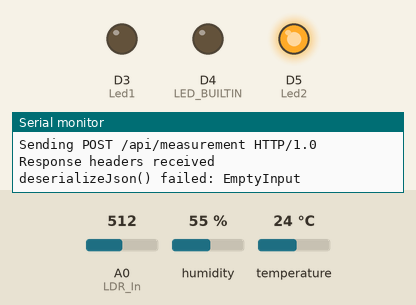
A sketch run on a simulated ESP8266 (NodeMCU). On the bench: output pins drawn as LEDs (lit = HIGH, except the on-board LED, lit = LOW), the last lines printed to the serial monitor. Inputs (shaded band) come from the test bench; at power-on: A0 (LDR_In) = 512, humidity 55 %, temperature 24 °C. WiFi joins after 1.5 s; servers stay silent unless stated; uploads are accepted with an empty reply.

Above: at 14.1 s.
14.2 s: A0 (LDR_In) set to 590
25.6 s: A0 (LDR_In) set to 610
At 33.6 s:
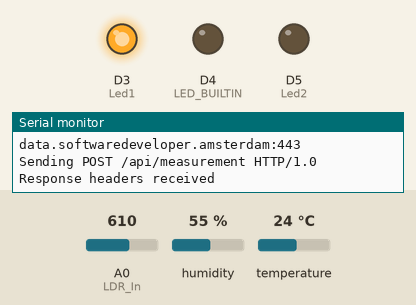
38.9 s: A0 (LDR_In) set to 511
At 48.8 s:
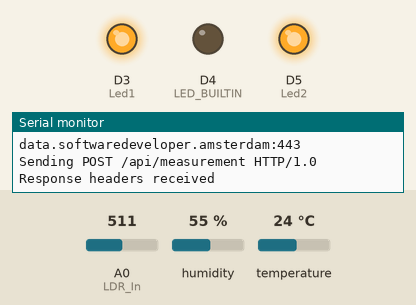
52.9 s: A0 (LDR_In) set to 716
At 64.1 s:
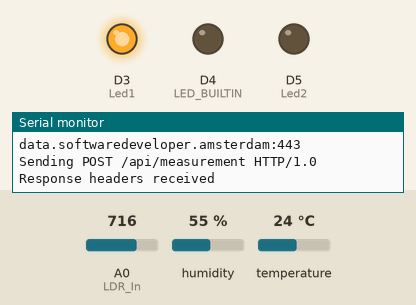
Timing chart, 0 to 65.3 s (numbered marks = the images above; inputs shaded):
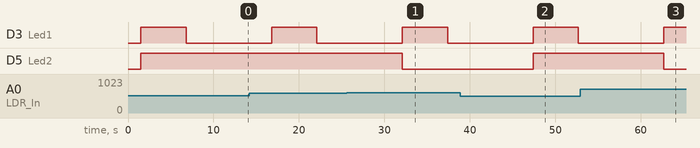

The sketch:

NodeMCU-Data-API_garage.ino
```cpp
/*
 *   Mediacollege Duurzaam huis BO
 *   Les 6
 *   Data in JSON format uploaden naar server
 *   JSON Data moet in Ma-cloud uitgelezen worden
 *   DHT11 temperature + humidity sensor + LDR
*/

#include "DHT.h"
#include <ESP8266WiFi.h>
#include <WiFiClientSecure.h>
#include "secrets.h"
// signalering
int Led1 = D3; // Led op D3
uint8_t Led2 = D5; //Led op D5

// DHT11 temperature humidity sensor
#define DHTTYPE DHT11   // Sensor type instellen
#define DHTPIN D7 // Aan welke pin zit de sensor?

// Variabelen voor de temperatuur en luchtvochtigheid en hitte-index
DHT dht(DHTPIN, DHTTYPE);
float temperature, humidity, heatindex;


// Variabelen voor de lichtsensor LDR
int LDR_In = A0; // de spanningsdeler wordt aangesloten op analog input A0
int lichtHoeveelheid; // variable lichtHoeveelheid


//Variabelen voor opsturen naar server als JSON structuur
#define ARDUINOJSON_USE_DOUBLE 0
#define ARDUINOJSON_USE_LONG_LONG 0

// Include de JSON library en initialiseer variable voor het JSON document
#include <ArduinoJson.h>
StaticJsonDocument<128> doc;

// SHA1 key from SSL certificate
const char fingerprint[] PROGMEM = "61 03 F5 49 1F 6C BB 9E 53 EC 29 38 C7 D1 CB A9 D9 87 F3 8A";
WiFiClientSecure client;

void setup() {
  // Led op D3 wordt gebruikt voor signalering
  pinMode(Led1, OUTPUT);
  pinMode(Led2, OUTPUT);

  // Zet de Led AAN (tot WiFi is verbonden....)
  pinMode(LED_BUILTIN, OUTPUT);
  digitalWrite(LED_BUILTIN, LOW);

  Serial.begin(115200);         // Start the Serial communication to send messages to the computer
  delay(10);
  Serial.println('\n');

  // Verbinding maken met WiFi netwerk
  WiFi.begin(WIFI_SSID, WIFI_PASSWORD);
  String message = String("Connecting to ") + WIFI_SSID + String(" ...");
  Serial.println(message);

  // Wachten tot WiFi is verbonden
  int i = 0;
  while (WiFi.status() != WL_CONNECTED) {
    delay(100);
    Serial.print('.');
  }

  // Zet de Led UIT
  digitalWrite(LED_BUILTIN, HIGH);

// Debug informatie
  Serial.println('\n');
  Serial.println("WIFI connected");
  Serial.print("NodeMCU IP:\t");
  Serial.println(WiFi.localIP());

  // Setup HTTPS: & Timeout
  client.setFingerprint(fingerprint);
  client.setTimeout(5000); // 15 Seconds

}

void loop() {
  // laat zien dat computer runt
  digitalWrite(Led1, HIGH); // led aan


  // Lees de sensoren uit
  lichtHoeveelheid = analogRead(LDR_In);  // lees de input waarde van de LDR


  if ( lichtHoeveelheid <600){
  // donker, Led aan
  digitalWrite(Led2, HIGH);
  }
  else{
    // licht, led uit
    digitalWrite(Led2, LOW);
  }

  humidity = dht.readHumidity();
  temperature = dht.readTemperature();

  if (isnan(humidity) || isnan(temperature)) {
    humidity = 0;
    temperature = 0;
    Serial.println(F("Failed to read from DHT sensor!"));
    //return;
  }

  heatindex = dht.computeHeatIndex(temperature, humidity, false);
  debugSensorData(temperature, humidity, heatindex, lichtHoeveelheid);
  createJsonDocument(temperature, humidity, heatindex, lichtHoeveelheid);
  sendToSerial();
  sendToServer();
  digitalWrite(Led1,LOW); // led uit
  // Stuur elke 10 seconden een meting door
  delay(10000);
}

void debugSensorData(float temperature, float humidity, float heatindex, float lichtHoeveelheid) {
  Serial.print(F("Temperature: "));
  Serial.print(temperature);
  Serial.print(F("°C, Humidity: "));
  Serial.print(humidity);
  Serial.print(F("%,  Heat index: "));
  Serial.println(heatindex);
  Serial.print(F("Lichthoeveelheid: "));
  Serial.print(lichtHoeveelheid);
}

void createJsonDocument(float temperature, float humidity, float heatindex, float lichtHoeveelheid) {
  doc["device_key"] = DEVICE_KEY;
  doc["sensor"] = "DHT11 + LDR";
  doc["value1"] = temperature;
  doc["value2"] = humidity;
  //doc["value3"] = heatindex;
  doc["value3"] = lichtHoeveelheid;

}


void sendToSerial() {
  serializeJson(doc, Serial);
  Serial.println();
}

void sendToServer() {
  int connected;

  Serial.print(SERVER_HOST);
  Serial.print(":");
  Serial.println(SERVER_PORT);

  connected = client.connect(SERVER_HOST, SERVER_PORT);

  if (!connected)
  {
    Serial.println("Unable to connect to server "  SERVER_HOST);
    int cert_result = client.getLastSSLError(NULL, 0);
    if (cert_result == -1)
      Serial.println(F("ERR: No Server Connection"));
    else if (cert_result < 0)
      Serial.println(F("ERR: Certificate or Certificate-Chain Error"));

    return;
  }

  Serial.println("Sending POST /api/measurement HTTP/1.0");

  // Sending headers
  client.print("POST /api/measurement HTTP/1.0\r\n");  // origineel
  client.print("Host: " SERVER_HOST "\r\n");
  client.print("Content-Length: ");
  client.print(measureJson(doc));
  client.print("\r\n");
  client.print("Content-Type: application/json\r\n");
  client.print("User-Agent: ESP8266\r\n");
  client.print("Connection: close\r\n\r\n");

  // Sending JSON data
  serializeJson(doc, client);

  while (client.connected())
  {
    String line = client.readStringUntil('\n');
    if (line == "\r")
    {
      Serial.println("Response headers received");
      break;
    }
  }

  StaticJsonDocument<48> result_doc;
  DeserializationError error = deserializeJson(result_doc, client);

  if (error) {
    Serial.print(F("deserializeJson() failed: "));
    //Serial.println(error.f_str()); // foutmelding
    Serial.println(error.c_str());
    return;
  }

  const char* result = result_doc["result"]; // "OK"
  Serial.println(result);

}
```

secrets.h
```cpp
#define WIFI_SSID "Medialab"
#define WIFI_PASSWORD "Mediacollege2"
#define SERVER_HOST "data.softwaredeveloper.amsterdam"
#define SERVER_PORT 443
#define DEVICE_KEY "d8b80213" // gebruik jouw eigen key
#define DEVICE_SECRET "CaPA8AgE" // gebruik jouw eigen secret
```

Measured:
- the behaviour switches between 599 and 600 on A0 (LDR_In) (found by bisection; images 0 and 1)
- after the input at 25.6 s, D5 (Led2): HIGH → LOW after 6.5 s
- after the input at 38.9 s, D5 (Led2): LOW → HIGH after 8.5 s
- after the input at 52.9 s, D5 (Led2): HIGH → LOW after 9.8 s
